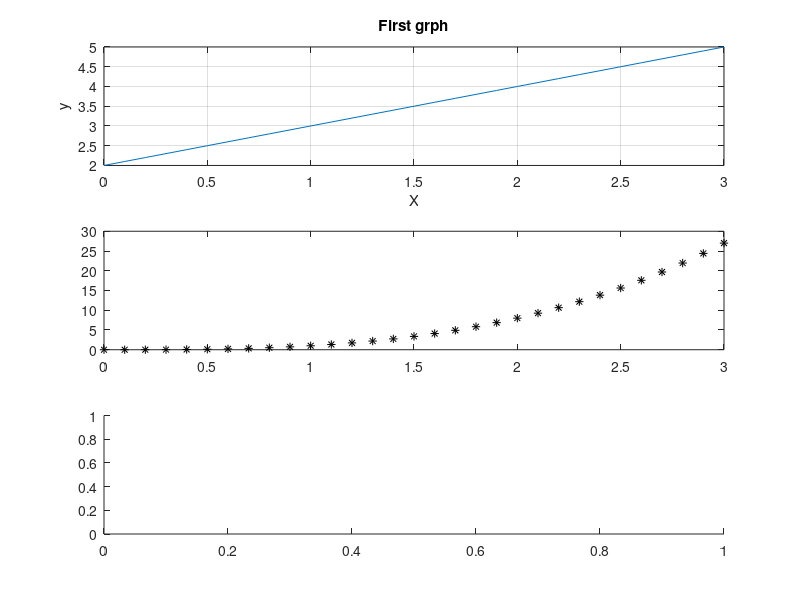

Write the MATLAB code that produced this figure. (Note: this script raises an error after producing the figure.)
x= 0:0.1:3;
y=x+2;
y2=x.^3;
y3=x-7;
% To use subplot you will have three numbers
%The first one is for the number of columns
%The second one is for the number of rows
%Ther third one is the index
subplot(311)
plot(x,y)
title('First grph')
xlabel('X')
ylabel('y')
grid on
%hold 

subplot(312)
plot(x,y2,'k*')

subplot(313)
plot(x,y3,'P')
%hold off
%legend('curve1','curve2','curve3')
